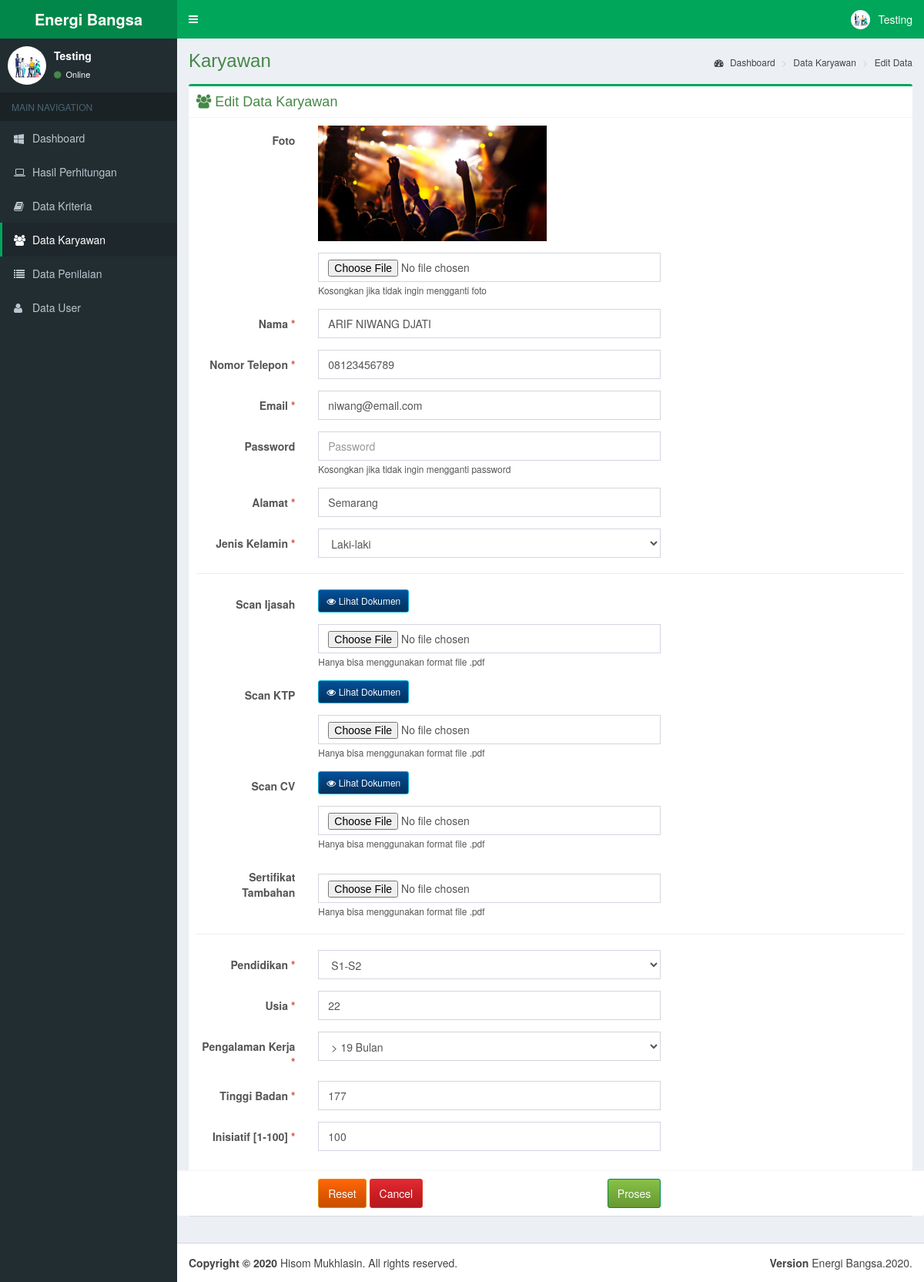
Screenshot of /edit-karyawan.php?id=1 (signed in) with the database file from the repository.
### tables this page shows
CREATE TABLE `karyawan` (
  `id_karyawan` int(11) NOT NULL AUTO_INCREMENT,
  `foto` varchar(100) DEFAULT '',
  `nama` varchar(100) NOT NULL,
  `email` varchar(100) NOT NULL,
  `nomor_telepon` varchar(20) DEFAULT '',
  `alamat` varchar(255) DEFAULT '',
  `jenis_kelamin` varchar(10) DEFAULT '',
  `password` varchar(255) NOT NULL DEFAULT '',
  `ijasah` varchar(255) DEFAULT '',
  `ktp` varchar(255) DEFAULT '',
  `cv` varchar(255) DEFAULT '',
  `sertifikat` varchar(255) DEFAULT '',
  `nilai` float DEFAULT '0',
  `status` varchar(10) NOT NULL DEFAULT 'Non Aktif',
  PRIMARY KEY (`id_karyawan`)
);

CREATE TABLE `kriteria` (
  `id_kriteria` int(11) NOT NULL AUTO_INCREMENT,
  `kriteria` varchar(50) NOT NULL,
  `cost_benefit` varchar(10) NOT NULL,
  `tipe` varchar(10) NOT NULL DEFAULT 'Option',
  `limit` tinyint(1) NOT NULL,
  `bobot` float DEFAULT '0',
  PRIMARY KEY (`id_kriteria`)
);

CREATE TABLE `nilai` (
  `id_nilai` int(11) NOT NULL AUTO_INCREMENT,
  `id_karyawan` int(11) NOT NULL,
  `id_kriteria` int(11) NOT NULL,
  `id_sub_kriteria` int(11) DEFAULT NULL,
  `value` varchar(100) DEFAULT NULL,
  `bobot` float DEFAULT NULL,
  `bobot_sub` float DEFAULT NULL,
  `nilai` float DEFAULT '0',
  PRIMARY KEY (`id_nilai`)
);

### edit-karyawan.php (the view, shortened to what this page needs)
<?php
include 'dbconf.php';
$id = $_GET['id'];
$result = $mysqli->query("SELECT *  FROM `karyawan` WHERE `id_karyawan` = " . $id);
$data = $result->fetch_assoc();
?>
<!DOCTYPE html>
<html>
<head>
	<?php include 'layout/head.php'; ?>
</head>
<body class="hold-transition fixed skin-green sidebar-mini">
<div class="wrapper">
	<header class="main-header">
		<?php include 'layout/header.php'; ?>
	</header>
	<aside class="main-sidebar">
		<?php include 'layout/sidebar.php'; ?>
	</aside>
	<div class="content-wrapper">
		<section class="content-header">
			<h1 class="text-success">Karyawan</h1>
			<ol class="breadcrumb">
				<li><a href="dashboard-ui.php"><i class="fa fa-dashboard"></i> Dashboard</a></li>
				<li><a href="karyawan.php">Data Karyawan</a></li>
				<li><a href="edit-karyawan.php">Edit Data</a></li>
			</ol>
		</section>
		<section class="content">
			<div class="box box-success">
				<div class="box-header with-border">
					<h3 class="box-title text-success"><i class="fa fa-users"> </i> Edit Data Karyawan</h3>
				</div>
				<form class="form-horizontal" enctype="multipart/form-data" method="post" action="proses-edit-karyawan.php?id=<?php echo $_GET['id']; ?>">
					<div class="row">
						<div class="col-xs-12">
							<div class="box-body">
								<div class="form-group">
									<label for="foto" class="col-sm-2 control-label">Foto</label>
									<div class="col-sm-6">
										<?php if($data['foto'] != ''): ?>
										<a class='fancybox-effects-d' href="<?php echo './' . $data['foto'] ?>" title="<?php echo $data['nama'] ?>">
											<img src="<?php echo './' . $data['foto'] ?>" alt="<?php echo $data['nama'] ?>" height="150px">
										</a>
										<?php endif; ?>
										<input type="file" class="form-control" name="foto" id="foto" style="margin-top: 15px;"/>
										<small>Kosongkan jika tidak ingin mengganti foto</small>
									</div>
								</div>
								<div class="form-group">
									<label for="nama" class="col-sm-2 control-label">Nama <span class="text-red">*</span></label>
									<div class="col-sm-6">
										<input type="text" class="form-control" name="nama" id="nama" placeholder="Nama" required value="<?php echo $data['nama'] ?>"/>
									</div>
								</div>
								<div class="form-group">
									<label for="nomor_telepon" class="col-sm-2 control-label">Nomor Telepon <span class="text-red">*</span></label>
									<div class="col-sm-6">
										<input type="text" class="form-control" name="nomor_telepon" id="nomor_telepon" placeholder="Nomor Telepon" required
										       value="<?php echo $data['nomor_telepon'] ?>"/>
									</div>
								</div>
								<div class="form-group">
									<label for="email" class="col-sm-2 control-label">Email <span class="text-red">*</span></label>
									<div class="col-sm-6">
										<input type="email" class="form-control" name="email" id="email" placeholder="Email" required value="<?php echo $data['email'] ?>"/>
									</div>
								</div>
								<div class="form-group">
									<label for="email" class="col-sm-2 control-label">Password</label>
									<div class="col-sm-6">
										<input type="password" class="form-control" name="password" id="password" placeholder="Password"/>
										<small>Kosongkan jika tidak ingin mengganti password</small>
									</div>
								</div>
								<div class="form-group">
									<label for="Alamat" class="col-sm-2 control-label">Alamat <span class="text-red">*</span></label>
									<div class="col-sm-6">
										<input type="text" class="form-control" name="alamat" id="alamat" placeholder="Alamat" required value="<?php echo $data['alamat'] ?>"/>
									</div>
								</div>
								<div class="form-group">
									<label for="jenis_kelamin" class="col-sm-2 control-label">Jenis Kelamin <span class="text-red">*</span></label>
									<div class="col-sm-6">
										<select class="form-control" name="jenis_kelamin" id="jenis_kelamin">
											<option value='laki-laki' <?php if ($data['jenis_kelamin'] == 'laki-laki') echo 'selected'; ?>>Laki-laki</option>
										</select>
									</div>
								</div>
								<hr>
								<div class="form-group">
									<label for="foto" class="col-sm-2 control-label">
										Scan Ijasah <?php echo ($data['ijasah'] == '' ? '<span class="text-red">*</span>' : '') ?>
									</label>
									<div class="col-sm-6">
										<?php if($data['ijasah'] != ''): ?>
											<a href="<?php echo './'.$data['ijasah']; ?>" target="_blank" class="btn btn-info btn-sm">
												<i class="fa fa-eye"></i> Lihat Dokumen
											</a>
										<?php endif; ?>
										<input type="file" class="form-control" name="ijasah" id="ijasah" style="margin-top: 15px;" accept=".pdf"
											<?php echo ($data['ijasah'] == '' ? 'required' : '') ?>/>
										<small>Hanya bisa menggunakan format file .pdf</small>
									</div>
								</div>
								<div class="form-group">
									<label for="foto" class="col-sm-2 control-label">
										Scan KTP <?php echo ($data['ktp'] == '' ? '<span class="text-red">*</span>' : '') ?>
									</label>
									<div class="col-sm-6">
										<?php if($data['ktp'] != ''): ?>
											<a href="<?php echo './'.$data['ktp']; ?>" target="_blank" class="btn btn-info btn-sm">
												<i class="fa fa-eye"></i> Lihat Dokumen
											</a>
										<?php endif; ?>
										<input type="file" class="form-control" name="ktp" id="ktp" style="margin-top: 15px;" accept=".pdf"
											<?php echo ($data['ktp'] == '' ? 'required' : '') ?>/>
										<small>Hanya bisa menggunakan format file .pdf</small>
									</div>
								</div>
								<div class="form-group">
									<label for="foto" class="col-sm-2 control-label">
										Scan CV <?php echo ($data['cv'] == '' ? '<span class="text-red">*</span>' : '') ?>
									</label>
									<div class="col-sm-6">
										<?php if($data['cv'] != ''): ?>
											<a href="<?php echo './'.$data['cv']; ?>" target="_blank" class="btn btn-info btn-sm">
												<i class="fa fa-eye"></i> Lihat Dokumen
											</a>
										<?php endif; ?>
										<input type="file" class="form-control" name="cv" id="cv" style="margin-top: 15px;" accept=".pdf"
											<?php echo ($data['cv'] == '' ? 'required' : '') ?>/>
										<small>Hanya bisa menggunakan format file .pdf</small>
									</div>
								</div>
								<div class="form-group">
									<label for="foto" class="col-sm-2 control-label">Sertifikat Tambahan</label>
									<div class="col-sm-6">
										<input type="file" class="form-control" name="sertifikat" id="sertifikat" style="margin-top: 15px;" />
										<small>Hanya bisa menggunakan format file .pdf</small>
									</div>
								</div>
								<hr>
								<?php
								$query = "SELECT * FROM `kriteria`";
								$result = $mysqli->query($query);
								?>
								<?php if ($result->num_rows > 0): ?>
									<?php while ($row = $result->fetch_assoc()): $row = (object)$row; ?>
										<?php
										$sql = "SELECT * FROM nilai WHERE id_karyawan = " . $_GET['id'] . " AND id_kriteria = " . $row->id_kriteria;
										$nilai = $mysqli->query($sql)->fetch_assoc();
										?>
										<div class="form-group">
											<label for="jenis_kelamin" class="col-sm-2 control-label"><?php echo $row->kriteria; ?> <span class="text-red">*</span></label>
											<div class="col-sm-6">
												<?php
												if ($row->tipe == 'Option'):
													$sub_query = "SELECT * FROM `sub_kriteria` WHERE id_kriteria = $row->id_kriteria";
													$sub_result = $mysqli->query($sub_query);
													?>
													<select class="form-control" name="sub_kriteria[<?php echo $row->id_kriteria; ?>]" id="<?php echo $row->kriteria; ?>">
														<?php while ($xrow = $sub_result->fetch_assoc()): $xrow = (object)$xrow; ?>
															<option value='<?php echo $xrow->id_sub_kriteria; ?>' <?php if ($nilai['id_sub_kriteria'] == $xrow->id_sub_kriteria) echo 'selected'; ?>>
																<?php echo $xrow->sub_kriteria ?>
															</option>
														<?php endwhile; ?>
													</select>
												<?php
												else: ?>
													<input type="number" class="form-control" name="sub_kriteria[<?php echo $row->id_kriteria; ?>]" id="<?php echo $row->kriteria; ?>"
													       value="<?php echo $nilai['value']; ?>">
												<?php endif; ?>
											</div>
										</div>
									<?php endwhile; ?>
								<?php endif; ?>
							</div>
							<div class="box-footer row">
								<div class="col-sm-6 col-sm-offset-2">
									<button type="reset" class="btn btn-warning">Reset</button>
									<a type="button" class="btn btn-danger" href="karyawan.php">Cancel</a>
									<button type="submit" class="btn btn-success pull-right">Proses</button>
								</div>
							</div>
						</div>
					</div>
				</form>
			</div>
		</section>
	</div>
	<footer class="main-footer">
		<?php include 'layout/footer.php'; ?>
	</footer>
</div>
</body>
</html>

### rows the page displays
karyawan: foto (picture), nama "ARIF NIWANG DJATI", nomor_telepon "08123456789", email "niwang@email.com", alamat "Semarang", jenis_kelamin "Laki-laki"
kriteria: kriteria "Pendidikan", id_kriteria+kriteria "S1-S2"
kriteria: kriteria "Usia", value "22"
kriteria: kriteria "Pengalaman Kerja", id_kriteria+kriteria "> 19 Bulan"
kriteria: kriteria "Tinggi Badan", value "177"
kriteria: kriteria "Inisiatif [1-100]", value "100"

### other values shown
$_SESSION['judul'] "Energi Bangsa"
$_SESSION['user'] "Testing"
